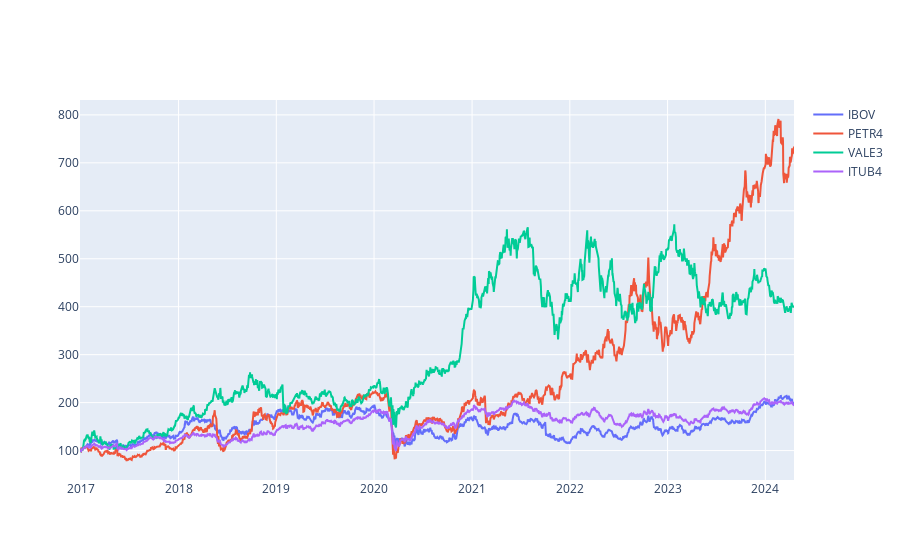

The notebook cell this image was saved under:
### Code cell
# Criação do Gráfico

fig = go.Figure()

for i in returns.columns:
    fig.add_trace(go.Scatter(x=returns.index,y=returns[i],name=i))
fig.show()

### Figure 1 — Plotly figure (JSON) as saved in the notebook; plotly's stock layout.template omitted (floating-point values rounded to 4 significant figures; data arrays with more than 128 entries replaced by an {"elided": "..."} marker saying what was removed)
{"data": [{"name": "IBOV", "type": "scatter", "x": {"elided": "1816 str values"}, "y": {"elided": "1816 float values"}}, {"name": "PETR4", "type": "scatter", "x": {"elided": "1816 str values"}, "y": {"elided": "1816 float values"}}, {"name": "VALE3", "type": "scatter", "x": {"elided": "1816 str values"}, "y": {"elided": "1816 float values"}}, {"name": "ITUB4", "type": "scatter", "x": {"elided": "1816 str values"}, "y": {"elided": "1816 float values"}}], "layout": {}}
